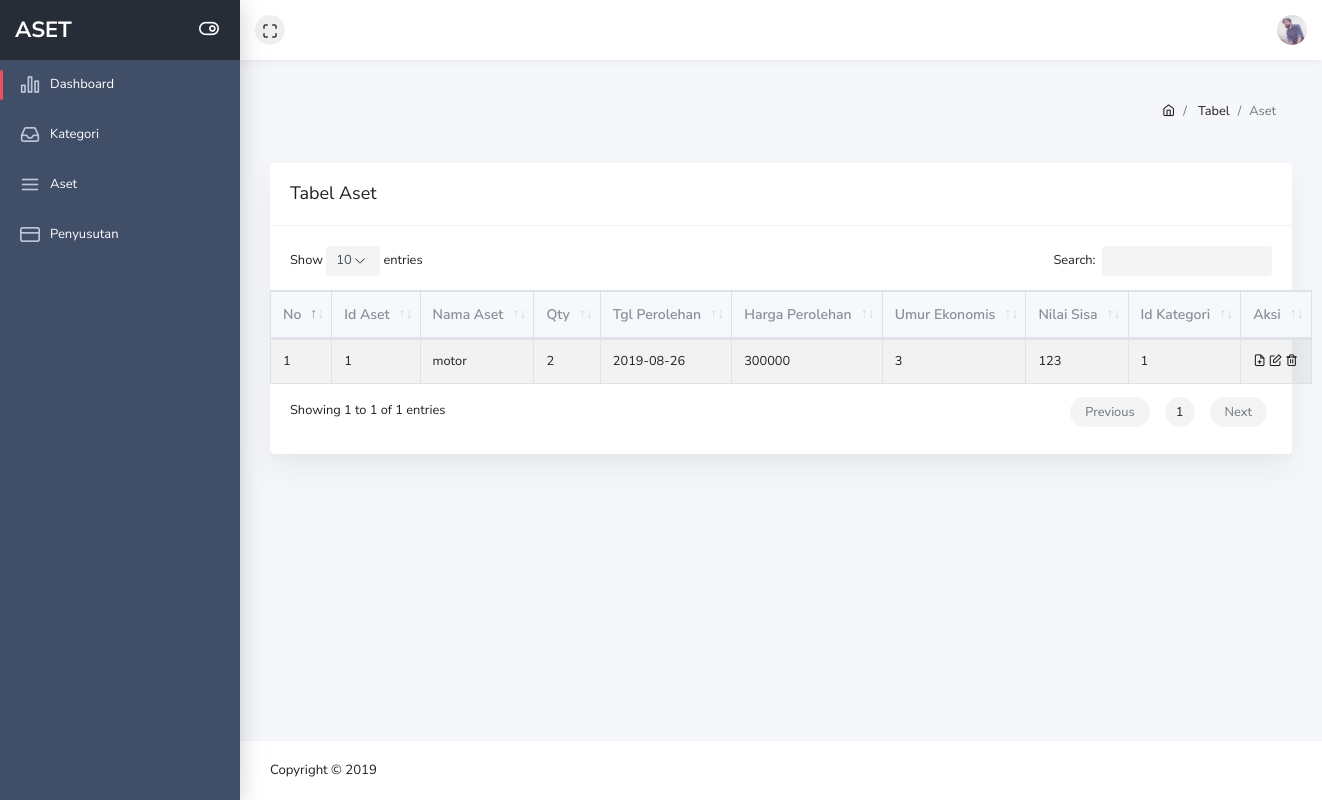
Page /pages/table-aset.php on the earlier database version.
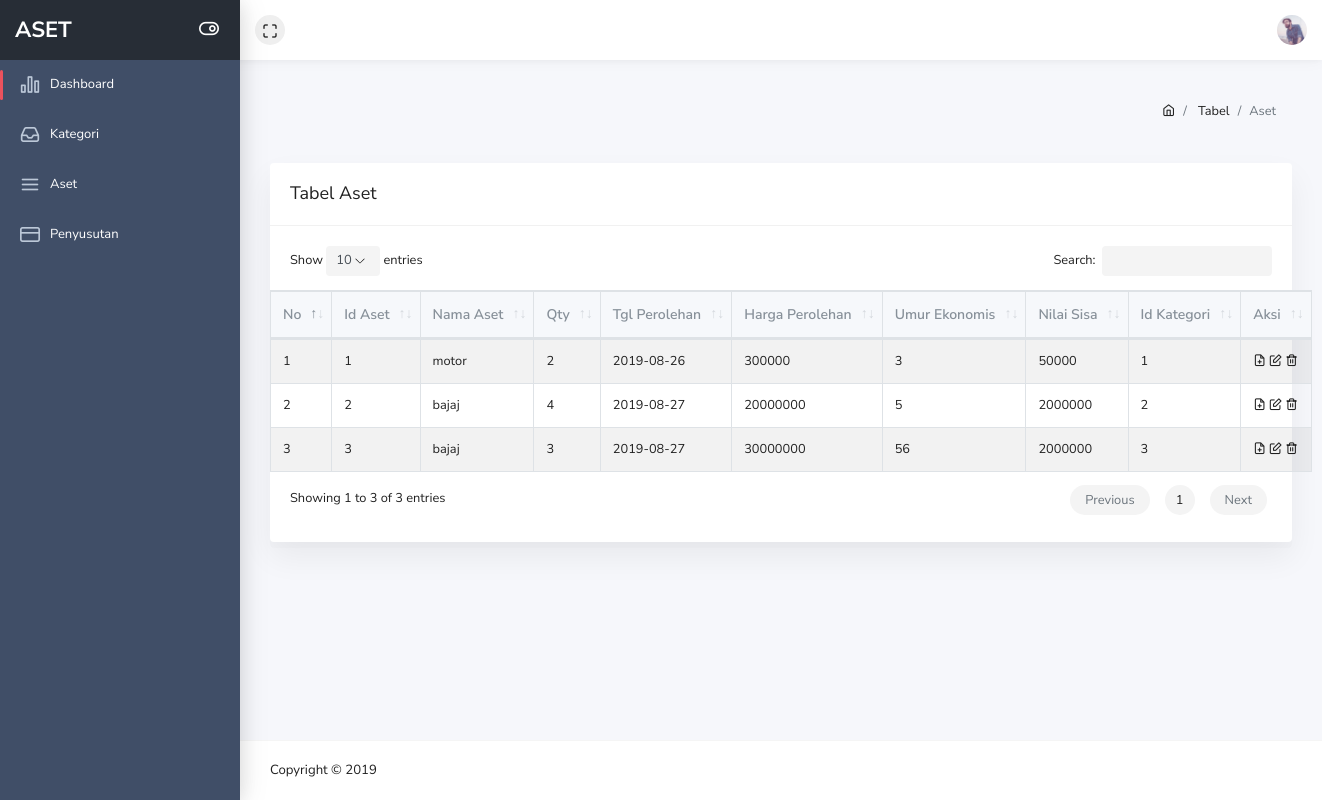
Same page on the later database version.
### tables this page shows
CREATE TABLE `tb_asset` (
  `id_asset` varchar(7) NOT NULL,
  `nama_asset` varchar(25) NOT NULL,
  `qty` int(12) NOT NULL,
  `tgl_perolehan` date NOT NULL,
  `hrg_perolehan` int(12) NOT NULL,
  `umur_ekonomis` int(12) NOT NULL,
  `nilai_sisa` int(12) NOT NULL,
  `id_kategori` varchar(7) NOT NULL
);

### base_url.php (called while the page is built)
<?php
function pathUrl($dir = __DIR__){
    $root = "";
    $dir = str_replace('\\', '/', realpath($dir));
    $root .= !empty($_SERVER['HTTPS']) ? 'https' : 'http';
    $root .= '://' . $_SERVER['HTTP_HOST'];
    if(!empty($_SERVER['CONTEXT_PREFIX'])) {
        $root .= $_SERVER['CONTEXT_PREFIX'];
        $root .= substr($dir, strlen($_SERVER[ 'CONTEXT_DOCUMENT_ROOT' ]));
    } else {
        $root .= substr($dir, strlen($_SERVER[ 'DOCUMENT_ROOT' ]));
    }
    $root .= '/';
    return $root;
}
$base_url = pathUrl();
?>

### pages/table-aset.php (the view, shortened to what this page needs)
<?php
include_once "../base_url.php";
?>
<!doctype html>
<html class="no-js" lang="en">
    <head>
        <link rel="stylesheet" href="<?php echo $base_url ?>assets/plugins/bootstrap/dist/css/bootstrap.min.css">
        <link rel="stylesheet" href="<?php echo $base_url ?>assets/plugins/fontawesome-free/css/all.min.css">
        <link rel="stylesheet" href="<?php echo $base_url ?>assets/plugins/ionicons/dist/css/ionicons.min.css">
        <link rel="stylesheet" href="<?php echo $base_url ?>assets/plugins/icon-kit/dist/css/iconkit.min.css">
        <link rel="stylesheet" href="<?php echo $base_url ?>assets/plugins/perfect-scrollbar/css/perfect-scrollbar.css">
        <link rel="stylesheet" href="<?php echo $base_url ?>assets/plugins/datatables.net-bs4/css/dataTables.bootstrap4.min.css">
        <link rel="stylesheet" href="<?php echo $base_url ?>assets/dist/css/theme.min.css">
    </head>
    <body>
        <div class="wrapper">
            <header class="header-top" header-theme="light">
                <div class="container-fluid">
                    <div class="d-flex justify-content-between">
                        <div class="top-menu d-flex align-items-center">
                            <button type="button" id="navbar-fullscreen" class="nav-link"><i class="ik ik-maximize"></i></button>
                        </div>
                        <div class="top-menu d-flex align-items-center">
                            <div class="dropdown">
                                <a class="dropdown-toggle" href="#" id="userDropdown" role="button" data-toggle="dropdown" aria-haspopup="true" aria-expanded="false"><img class="avatar" src="<?php echo $base_url ?>assets/img/user.jpg" alt=""></a>
                            </div>
                        </div>
                    </div>
                </div>
            </header>
            <div class="page-wrap">
                <div class="app-sidebar colored">
                    <div class="sidebar-header">
                        <a class="header-brand">
                            <span class="text">ASET</span>
                        </a>
                        <button type="button" class="nav-toggle"><i data-toggle="expanded" class="ik ik-toggle-right toggle-icon"></i></button>
                    </div>
                    <div class="sidebar-content">
                        <div class="nav-container">
                            <nav id="main-menu-navigation" class="navigation-main">
                                <div class="nav-item active">
                                    <a href="dash_admin.php"><i class="ik ik-bar-chart-2"></i><span>Dashboard</span></a>
                                </div>
                                <div class="nav-item">
                                    <a href="table-kategori.php"><i class="ik ik-inbox"></i><span>Kategori</span></a>
                                </div>
                                <div class="nav-item">
                                    <a href="table-aset.php"><i class="ik ik-menu"></i><span>Aset</span></a>
                                </div>
                                <div class="nav-item">
                                    <a href="table-penyusutan.php"><i class="ik ik-credit-card"></i><span>Penyusutan</span></a>
                                </div>
                            </nav>
                        </div>
                    </div>
                </div>
                <div class="main-content">
                    <div class="container-fluid">
                        <div class="page-header">
                            <div class="row align-items-end">
                                <div class="col-lg-8"></div>
                                <div class="col-lg-4">
                                    <nav class="breadcrumb-container" aria-label="breadcrumb">
                                        <ol class="breadcrumb">
                                            <li class="breadcrumb-item">
                                                <a href="<?php echo $base_url ?>dash_admin.php"><i class="ik ik-home"></i></a>
                                            </li>
                                            <li class="breadcrumb-item">
                                                <a href="#">Tabel</a>
                                            </li>
                                            <li class="breadcrumb-item active" aria-current="page">Aset</li>
                                        </ol>
                                    </nav>
                                </div>
                            </div>
                        </div>
                        <div class="row">
                            <div class="col-sm-12">
                                <div class="card">
                                    <div class="card-header d-block">
                                        <h3>Tabel Aset</h3>
                                    </div>
                                    <div class="card-body">
                                        <div class="dt-responsive">
                                            <table id="simpletable" class="table table-striped table-bordered nowrap">
                                        <thead>
                                        <tr>
                                            <th class="text-center">No</th>
                                            <th class="text-center">Id Aset</th>
                                            <th class="text-center">Nama Aset</th>
                                            <th class="text-center">Qty</th>
                                            <th class="text-center">Tgl Perolehan</th>
                                            <th class="text-center">Harga Perolehan</th>
                                            <th class="text-center">Umur Ekonomis</th>
                                            <th class="text-center">Nilai Sisa</th>
                                            <th class="text-center">Id Kategori</th>
                                            <th class="text-center">Aksi</th>
                                        </tr>
                                        </thead>
                                        <tbody>
                                            <?php
                                                include '../config/config.php';
                                                $kategori = mysqli_query($mysqli,"SELECT tb_asset.*, tb_kategori.nm_katagori FROM tb_asset INNER JOIN tb_kategori ON tb_asset.id_kategori = tb_kategori.id_kategori");
                                                $no = 1;
                                                if($kategori){
                                                    while($row = mysqli_fetch_array($kategori))
                                                    {
                                                        echo "<tr>
                                                        <td>".$no++."</td>
                                                        <td>".$row['id_asset']."</td>
                                                        <td>".$row['nama_asset']."</td>
                                                        <td>".$row['qty']."</td>
                                                        <td>".$row['tgl_perolehan']."</td>
                                                        <td>".$row['hrg_perolehan']."</td>
                                                        <td>".$row['umur_ekonomis']."</td>
                                                        <td>".$row['nilai_sisa']."</td>
                                                        <td>".$row['id_kategori']."</td>
                                                        <td>
                                                        <form method='post' action='".$base_url."/controller/delete.php'>
                                                            <i class='ik ik-file-plus'></i>
                                                            <i class='ik ik-edit'></i>
                                                            <i class='ik ik-trash-2'></i>
                                                        </form>
                                                    </td>
                                                    </tr>";
                                                    }
                                                }
                                            ?>
                                        </tbody>
                                    </table>
                                        </div>
                                    </div>
                                </div>
                            </div>
                        </div>
                    </div>
                </div>
                <footer class="footer">
                    <div class="w-100 clearfix">
                        <span class="text-center text-sm-left d-md-inline-block">Copyright © 2019 </span>
                    </div>
                </footer>
            </div>
        </div>
    </body>
</html>

Differences in the rows shown:
changed tb_asset "motor": nilai_sisa "123" → "50000"
added tb_asset: id_asset "2", nama_asset "bajaj", qty "4", tgl_perolehan "2019-08-27", hrg_perolehan "20000000", umur_ekonomis "5", nilai_sisa "2000000", id_kategori "2"
added tb_asset: id_asset "3", nama_asset "bajaj", qty "3", tgl_perolehan "2019-08-27", hrg_perolehan "30000000", umur_ekonomis "56", nilai_sisa "2000000", id_kategori "3"
Other differences:
text written by a page script: "Show entries Search: Showing 1 to 1 of 1 entries Previous 1 Next" → "Show entries Search: Showing 1 to 3 of 3 entries Previous 1 Next"
